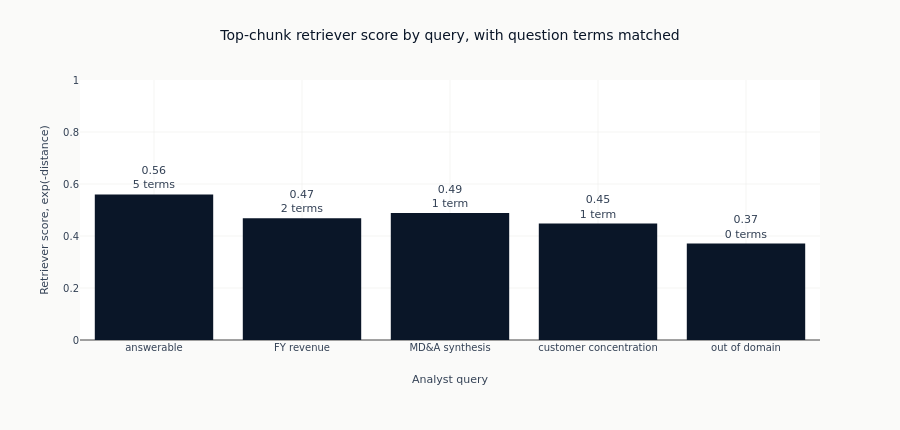

Source (notebook cell):
### Markdown cell above
Charting the chunk counts would draw five bars of the same height, which is
the metric's whole content. The retriever's scores have something in them, so
that is what the figure shows: one bar per query, labelled with how many of
the question's own terms the top chunk contained. The axis runs from zero to
one because that is the range of `exp(-distance)`, reached at zero distance
and approached as distance grows.

### Code cell
QUERY_LABELS = [
    "answerable",
    "FY revenue",
    "MD&A synthesis",
    "customer concentration",
    "out of domain",
]
labels = QUERY_LABELS[: len(retrieval_checks)] + [
    f"query {check['query']}" for check in retrieval_checks[len(QUERY_LABELS) :]
]
top_scores = [check["top_similarity"] or 0.0 for check in retrieval_checks]
term_counts = [len(check["matched_terms"]) for check in retrieval_checks]

fig = go.Figure(
    go.Bar(
        x=labels,
        y=top_scores,
        marker_color=COLORS["blue"],
        text=[
            f"{score:.2f}<br>{count} term{'' if count == 1 else 's'}"
            for score, count in zip(top_scores, term_counts, strict=True)
        ],
        textposition="outside",
    )
)
fig.update_layout(
    title="Top-chunk retriever score by query, with question terms matched",
    xaxis_title="Analyst query",
    yaxis_title="Retriever score, exp(-distance)",
    height=430,
    showlegend=False,
    margin=dict(t=80, b=90),
)
fig.update_yaxes(range=[0, 1])
show_plotly_with_alt(
    fig,
    "Five bars on a retriever-score axis running from zero to one. All five stand in the "
    "lower half of it, between roughly a third and a little over half the height of the "
    "axis. The answerable query is the tallest and its label reports the most matched "
    "terms; the three financial queries follow at similar heights with one or two matched "
    "terms each; the out-of-domain query is the shortest and matched none. The gap between "
    "the tallest and the shortest bar is smaller than the empty space above all of them.",
)

### Figure 1 — Plotly figure (JSON) as saved in the notebook; plotly's stock layout.template omitted (floating-point values rounded to 4 significant figures)
{"data": [{"marker": {"color": "#0a1628"}, "text": ["0.56<br>5 terms", "0.47<br>2 terms", "0.49<br>1 term", "0.45<br>1 term", "0.37<br>0 terms"], "textposition": "outside", "type": "bar", "x": ["answerable", "FY revenue", "MD&A synthesis", "customer concentration", "out of domain"], "y": [0.56, 0.468, 0.488, 0.448, 0.371]}], "layout": {"height": 430, "margin": {"b": 90, "t": 80}, "showlegend": false, "title": {"text": "Top-chunk retriever score by query, with question terms matched"}, "xaxis": {"title": {"text": "Analyst query"}}, "yaxis": {"range": [0, 1], "title": {"text": "Retriever score, exp(-distance)"}}}}
